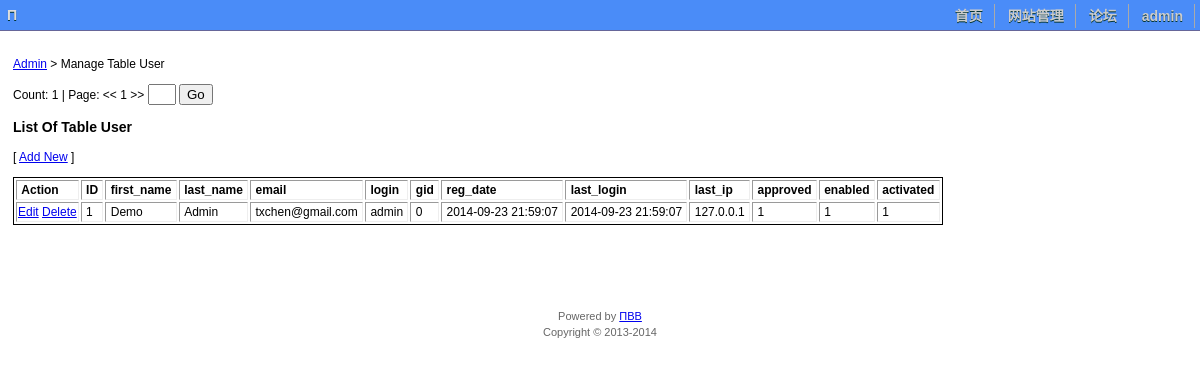
Page /admin/admin_list.php?tbl=User (signed in) on the committed database.
### tables this page shows
CREATE TABLE `User` (
  `ID` int(11) NOT NULL AUTO_INCREMENT,
  `first_name` varchar(50) NOT NULL,
  `last_name` varchar(50) NOT NULL,
  `email` varchar(100) NOT NULL,
  `login` varchar(50) NOT NULL,
  `passwd` varchar(32) NOT NULL,
  `note` varchar(50) DEFAULT '',
  `gid` int(11) NOT NULL DEFAULT '1',
  `reg_date` datetime NOT NULL,
  `last_login` datetime NOT NULL,
  `last_ip` varchar(20) NOT NULL,
  `approved` varchar(1) DEFAULT '1',
  `approve_date` datetime DEFAULT NULL,
  `enabled` varchar(1) DEFAULT '1',
  `activated` varchar(1) DEFAULT '1',
  `activation_code` varchar(50) DEFAULT NULL,
  `activation_date` datetime DEFAULT NULL,
  `bbs_score` int(11) DEFAULT '0',
  `bbs_new_count` int(11) DEFAULT '0',
  `bbs_reply_count` int(11) DEFAULT '0',
  `bbs_mark_count` int(11) DEFAULT '0',
  `bbs_digest_count` int(11) DEFAULT '0',
  `money` int(11) DEFAULT '0',
  PRIMARY KEY (`ID`),
  UNIQUE KEY `email` (`email`),
  UNIQUE KEY `login` (`login`)
);

### func/mobile.php (called while the page is built)
<?php
function isMobile() {
    return preg_match("/(android|avantgo|blackberry|bolt|boost|cricket|docomo|fone|hiptop|mini|mobi|palm|phone|pie|tablet|up\.browser|up\.link|webos|wos)/i", $_SERVER["HTTP_USER_AGENT"]);
}
?>

### conf/conf.php (called while the page is built, shortened)
<?php
$_LANG = "cn";
?>

### menu/menu.php (called while the page is built)
<?php
include_once("menu_new.php");
?>

### func/db.php (called while the page is built, shortened)
<?php
function getScalar($query, $col = '') {
    global $link;
    $db_is_open = ($link != '');
    $result = mysql_query($query, $link);
    if (mysql_num_rows($result) == 0) {
        $v = "";
    } else {
        $info = mysql_fetch_array($result);
        $v = ($col == '') ? $info[0] : $info[$col];
    }
    return $v;
}
function executeScalar($query, $col = '') {
    return getScalar($query, $col);
}
?>

### imail/imail_func.php (called while the page is built, shortened)
<?php
function getUnReadEmails($user_id) {
    $sql = "SELECT count(*) FROM IMailRecv WHERE recv_state = '6' AND fk_recver_id = " . db_encode($user_id);
    $ct = executeScalar($sql);
    if ($ct == 0) { return ""; }
}
?>

### func/util.php (called while the page is built, shortened)
<?php
function U_REQUEST($v, $default_val = '') {
    if (! isset($_REQUEST[$v])) return $default_val;
    return trim( $_REQUEST[$v] );
}
function U_REQUEST_INT($v) {
    $v = U_REQUEST($v);
    if (! myIsInt($v)) $v = 0;
    return $v;
}
function myIsInt ($x) {
    return (is_numeric($x) ? intval($x) == $x : false);
}
?>

### func/Cls_DBTable.php (the view, shortened to what this page needs)
<?php
require_once("../func/db.php");
require_once("../func/util.php");
include_once("../func/ClsPage.php");
class Cls_DBTable {
    private $tbl_name;
    private $tbl_pk;
    function __construct($tbl_name, $tbl_pk, $cols_pwd = array(),
                         $cols_default = array(), $cols_hidden = array()) {
        $this->tbl_name = $tbl_name;
        $this->tbl_pk   = $tbl_pk;
    }
    public function manage_table_by_page($tbl_name, $title, $fields = "*", $order = "DESC", $doManage = 0, $PAGE_SIZE = 100) {
        $query = "SELECT COUNT(*) AS ct FROM $tbl_name";
        $ct = executeScalar($query);
        $cls_page = new ClsPage($ct, U_REQUEST_INT('p'), $PAGE_SIZE, 10, "p");
        print $cls_page->writeNavBar();
        $PAGE_START = $cls_page->getStart() - 1;
        $query = "SELECT $fields FROM $tbl_name ORDER BY $this->tbl_pk $order LIMIT $PAGE_START, $PAGE_SIZE";
        print $this->getDBTableAsHtmlTable($query, $title, $doManage);
    }
    public function getDBTableAsHtmlTable($query, $title, $doManage = 0) {
        global $link;
        $result = mysql_query($query, $link);
        $s = "";
        if (mysql_num_rows($result) == 0) {
            $addNew = ($doManage & 1) ? " [ <a href='admin_tbl_add.php?tbl=$this->tbl_name'>Add New</a> ]" : "";
            $s = "<h3>$title</h3>$addNew<p><font color='green'>This table is empty</font></p>";
        } else {
            $info = mysql_fetch_array($result);
            $s .= $this->writeHdr($info, $doManage);
            $s .= $this->writeRow($info, $doManage);
            $addNew = ($doManage & 1) ? " [ <a href='admin_tbl_add.php?tbl=$this->tbl_name'>Add New</a> ]" : "";
            $style = "border: 1px solid;";
            $s = "<h3>$title</h3>$addNew<p><table border='1' style='$style' class='sortable'>$s</table></p>";
        }
        return $s;
    }
    private function writeHdr($a, $doManage) {
        $i = 0;
        $s = "";
        if ($doManage & 2 || $doManage & 4) $s .= "<td><b>&nbsp;Action&nbsp;</b></td>";
        foreach ($a as $key => $value) {
            ++ $i;
            if ($i % 2 == 0) $s .= "<th><b>&nbsp;$key&nbsp;</b></th>";
        }
        return "<thead><tr>$s</tr></thead>";
    }
    private function writeRow($a, $doManage) {
        $ct = count($a);
        $s = "";
        if ($doManage & 2 || $doManage & 4) {
            $pk = $a[$this->tbl_pk];
            if ($doManage & 2) {
                $s .= "<td><a href='admin_tbl_edit.php?tbl=$this->tbl_name&pk=$pk'>Edit</a> ";
            }
            if ($doManage & 4) {
                $s .= "<a href='#', onclick='javascript:tbl_del(\"$this->tbl_name\", $pk);'>Delete</a></td>";
            }
        }
        for ($i = 0; $i < $ct; $i += 2) {
            $idx = $i / 2;
            $s .= "<td>&nbsp;$a[$idx]&nbsp;</td>";
        }
        $s = "<tr>$s</tr>";
        return $s;
    }
}
?>

### theme/header.php (shortened to what this page needs)
<?php
require_once("themes.php");
?>
<!DOCTYPE html>
<html>
<head>
<?php print getThemeCss(); ?>
</head>
<body>
<?php
$root_path = "..";
include_once("../menu/menu.php");
?>
<center>
<?php
if (isset($div_main_id) && $div_main_id != "") {
    print "<div id=\"$div_main_id\">";
} else { ?>
<div id="main_panel">
<div id="main">
<?php } ?>

### theme/themes.php (shortened to what this page needs)
<?php
require_once("../func/mobile.php");
$theme = "blue";
function getThemeCss() {
    global $theme, $custom_header;
    $site_css = isMobile() ? "site_mobile.css" : "site.css";
    $style = <<<EOF
<link type="text/css" rel="stylesheet" href="../css/menu.css" />
<link type="text/css" rel="stylesheet" href="../css/$site_css" />
EOF;
    if (isset($custom_header)) { $style .= $custom_header; }
    $style = str_replace("/css/", "/css/$theme/", $style);
    return $style;
}
?>

### menu/terms_menu_new.php (shortened to what this page needs)
<?php
if ($_LANG == "cn") {
    $T_logo = "<span title='Powered by &Pi;BB'>&Pi;</span>";
    $T_admin = "网站管理";
    $T_homepage = "&#39318;&#39029;";
    $T_home = "&#35770;&#22363;";
}
?>

### menu/menu_new.php (shortened to what this page needs)
<?php
include_once("$root_path/func/setting.php");
include_once("terms_menu_new.php");
require_once("$root_path/func/mobile.php");
require_once("$root_path/func/db.php");
require_once("$root_path/imail/imail_func.php");
?>
<table id="hdrBar">
<tr>
<td class="hdrBarLogo">&nbsp;<?php print $T_logo; ?></td>
<?php getUnreadIMail_menu(); ?>
<td style="align: right;">
<?php
$board_manage_link = "";
if (isABoardManager()) {
    $board_manage_link = <<<EOF
    <li class="topline"><a href="$root_path/boardmanage/" class="menulink">$T_manage_board</a></li>
EOF;
}
$admin_menu = "";
$admin_menu_sub = "";
if ( isset($_SESSION["role"]) && $_SESSION["role"] == "admin" ) {
    $admin_menu_sub = <<<EOF
<li><a href="$root_path/admin" class="menulink">$T_admin</a></li>
EOF;
    $admin_funcs = getAdminFuncs();
    $admin_menu = <<<EOF
<li class="desktop"><a href="$root_path/admin" class="menulink">$T_admin</a>$admin_funcs</li>
EOF;
}
$imail_menu = "";
if ($_USE_IMAIL) {
    $imail_menu = <<<EOF
    <li class="topline"><a href="$root_path/imail/" class="menulink">$T_imail</a></li>
EOF;
}
if ( isLoggedIn() ) {
    $user_menu = <<<EOF
<li><a href="#" class="menulink">$_SESSION[username]</a>
    <ul>
    <li class="topline"><a href="$root_path/profile" class="menulink">$T_profile</a></li>
    <li class="topline"><a href="$root_path/profile/avatar.php" class="menulink">$T_avatar</a></li>
$imail_menu
$board_manage_link
$admin_menu_sub
    <li><a href="$root_path/logout" class="menulink">$T_logout</a></li>
    </ul>
</li>
EOF;
}
$home_menu = "";
if ( isLoggedIn() ) {
    $home_menu = <<<EOF
<ul>
  <li class="topline"><a href="$root_path/users" class="menulink">$T_user_list</a></li>
</ul>
EOF;
}
$contact_us = "";
$s = <<<EOF
<div id='menuDIV' style="display: inline;">
<ul class='menu' id='menu' >
$user_menu
<!--
<li><a href="$root_path/about" class="menulink">$T_about</a>
<ul>
  <li class="topline"><a href="$root_path/help" class="menulink">$T_help</a></li>
  $contact_us
</ul>
-->
</li>
<li><a href="$root_path/bbs" class="menulink">$T_home</a>
$home_menu
</li>
$admin_menu
<li><a href="../" class="menulink">$T_homepage</a></li>
</ul>
</div>
<script type='text/javascript'> var menu=new menu.dd('menu');   menu.init('menu','menuhover');</script>
EOF;
    print $s;
?>
</td>
</tr>
</table>
<?php
function isLoggedIn() {
    return isset($_SESSION["username"]) && $_SESSION["username"] != "";
}
function isABoardManager() {
    return isset($_SESSION['bbs_role']) && $_SESSION['bbs_role'] != "";
}
function getAdminFuncs() {
    global $root_path;
    $s = <<<EOF
<ul class='menu2'>
  <li class="topline"><a href="$root_path/admin/admin_list.php?tbl=User" class="menulink2">User Table</a></li>
  <li><a href="$root_path/admin/admin_list.php?tbl=UserGroup" class="menulink">UserGroup Table</a></li>
  <li><a href="$root_path/admin/admin_list.php?tbl=code_register" class="menulink">Reg. Code Table</a></li>
  <li><a href="$root_path/admin/admin_list.php?tbl=BBS_BoardList" class="menulink">BBS Boards Table</a></li>
  <li><a href="$root_path/admin/admin_list.php?tbl=v_log_site" class="menulink2">Site Log View</a></li>
  <li><a href="$root_path/admin/backup_db.php" class="menulink2">Backup DB</a></li>
  <li><a href="$root_path/admin/gen_reg_code.php" class="menulink">Generate Reg. Code</a></li>
  <li><a href="$root_path/admin/report_reg_code.php" class="menulink">Reg. Code Report</a></li>
  <li><a href="$root_path/admin/report_site_activity.php" class="menulink">Site Activity Report</a></li>
</ul>
EOF;
    return $s;
}
function getUnreadIMail_menu() {
    global $_USE_IMAIL, $root_path;
    if ($_USE_IMAIL && isset($_SESSION['ID'])) {
        $unread_imail = getUnReadEmails($_SESSION['ID']);
    }
}
?>

### admin/admin_list.php (shortened to what this page needs)
<?php
require_once("../func/db.php");
require_once("../func/Cls_DBTable.php");
$tbl = trim( $_REQUEST['tbl'] );
$tbl_uc1 = ucfirst($tbl);
$custom_header = <<<EOF
<script type="text/javascript" src="../func/ClsPage.js"></script>
<script type="text/javascript" src="../oj/js/jquery.tablesorter.min.js"></script>
<script type="text/javascript"> $(document).ready(function() { $(".sortable").tablesorter(); } ); </script>
EOF;
$div_main_id = "main_full_width";
include("../theme/header.php");
?>
<table width="100%"><tr><td>
<P><a href="./">Admin</a> &gt; Manage Table <?php echo $tbl_uc1; ?></P>
<?php
$cls_tbl = new Cls_DBTable($tbl, "ID");
$fields = "*";
$order = "DESC";
$doManage = 0;
$PAGE_SIZE = 100;
$cls_tbl->manage_table_by_page($tbl, "List Of Table $tbl_uc1", $fields, $order, $doManage, $PAGE_SIZE);
print "</td></tr></table>";
include("../theme/footer.php");
?>

### func/ClsPage.php (shortened to what this page needs)
<?php
class ClsPage {
    private $pageSize;
    private $pageButtonCount;
    private $totalCount;
    private $pageCount;
    private $currentPage;
    private $BaseUrl;
    private $showTotal;
    private $showGoToPage;
    private $param_page;
    private $LANG;
    public function __construct($totalCount, $curPage, $pageSize=20, $pageButtonCount=10, $pg="p", $lang = "en") {
        $this->pageSize = $pageSize;
        $this->pageButtonCount = $pageButtonCount;
        $this->totalCount = $totalCount;
        $this->pageCount = ceil($totalCount / $this->pageSize);
        $this->currentPage = $curPage;
        $baseUrl = $_SERVER['PHP_SELF'] . "?" . $_SERVER['QUERY_STRING'];
        if (preg_match("#$pg=[0-9]*$#", $baseUrl) > 0) {
          $this->BaseUrl = preg_replace("#$pg=[0-9]*$#", "", $baseUrl) . "$pg=";
        } else if ( empty($_SERVER['QUERY_STRING']) ) {
          $this->BaseUrl = $baseUrl . "$pg=";
        } else {
          $this->BaseUrl = $baseUrl . "&$pg=";
        }
        $this->showTotal = true;
        $this->showGoToPage = true;
        $this->param_page = $pg;
        $this->LANG = $lang;
    }
    public function getStart() { return $this->currentPage * $this->pageSize + 1; }
    public function showGotoPage() {
        if ($this->LANG == "cn") {
            $txt_title = "输入前往的页数";
            $btn_value = "前往";
            $btn_title = "点击前往指定页";
        } else {
            $txt_title = "The page to go to";
            $btn_value = "Go";
            $btn_title = "Click to go to specified page";
        }
        $s = <<<EOF
 <input type='text' id='gotoPage' name='gotoPage' value='' style='width:20px;' maxlength='10' title='$txt_title'>
<input type='button' name='btnGoto' value='$btn_value' onclick="javascript: jumpToTopic($this->pageCount, '$this->param_page');" title='$btn_title'>
EOF;
        return $s;
    }
    function writeNavBar($T_page = "Page", $T_count = "Count") {
        $PageCount = $this->pageCount;
        $CurrentPageIndex = $this->currentPage;
        $PageButtonCount = $this->pageButtonCount;
        $baseUrl = $this->BaseUrl;
        $DEBUG = 0;
        $lblNext = "&gt;&gt;";
        $lblPrev = "&lt;&lt;";
        $s = "$T_page: ";
        $startPage = (floor(($CurrentPageIndex)/$PageButtonCount) * $PageButtonCount);
        $tmp = $PageCount - $PageButtonCount;
        if ($CurrentPageIndex == 0) { $s .= $lblPrev . " "; }
        else
        {
            $j = $CurrentPageIndex - 1;
            $s .= "<a href=\"" . $baseUrl . $j . "\">" . $lblPrev . "</a> ";
        }
        for ($i = $startPage, $len = min($PageCount, $startPage + $PageButtonCount); $i < $len; ++ $i) {
            if ($i == $CurrentPageIndex) { $s .= " " . (1 + $i); }
            else { $s .= " <a href='" . $baseUrl . $i . "'>". (1 + $i) . "</a>"; }
        }
        if ($CurrentPageIndex >= $PageCount - 1) { $s .= " " . $lblNext; }
        else
        {
            $j = $CurrentPageIndex + 1;
            $s .= " <a href=\"" . $baseUrl . $j . "\">" . $lblNext . "</a>";
        }
        if ($this->showTotal) { $s = "$T_count: $this->totalCount | $s"; }
        if ($this->showGoToPage) { $s .= $this->showGotoPage(); }
        return $s;
    }
}
?>

### theme/footer.php (shortened to what this page needs)
<?php
if (isset($div_main_id) && $div_main_id != "") {
    print "</div> ";
} else { ?>
</div>
</div>
<?php } ?>
</center>
<p><br></p>
<p><br></p>
<div class="footer">
<p>Powered by <a href="../about/">&Pi;BB</a> <br/>Copyright &copy; 2013-2014</p>
</div>
</body>
</html>

### css/blue/menu.css (style rules this page uses)
ul.menu { list-style:none; margin:0; padding:0 }
ul.menu * { margin:0; padding:0 }
ul.menu a { display:block; color: #ccc ; text-decoration:none }
ul.menu li { position:relative; float:right; margin-right:2px; text-align: right; }
ul.menu .menulink { border-right:1px solid #aaa; padding:4px 11px 4px; font-weight:bold; }
div#menuDIV { height: 25px; font: normal 14px ; font-weight: bold; vertical-align: middle; align: right; }
#hdrBar { font-size: 14px; font-weight: bold; color: #ddd ; text-shadow: 0px 1px #003333; background-color: #4A8CF8 ; width: 100%; border-bottom: solid 1px #666699; }
#hdrBar tr td { border: 0px solid; black; }
td.hdrBarLogo { width: 50px; }

### css/blue/site.css (style rules this page uses)
body { margin: 0px 0px 0px 0px; font-family: Verdana, Arial, Helvetica, sans-serif; font-size: 12px; line-height: 16px; }
table { text-align: left; }
#main_full_width { margin-left: 10px; margin-right: 10px; margin-top: 10px; margin-bottom: 10px; border: 0px solid black; }
div.footer { text-align: center; font-size: 11px; color:#666; }

### rows in the picture
user: ID "1", first_name "Demo", last_name "Admin", email "txchen@gmail.com", login "admin", gid "0", reg_date "2014-09-23 21:59:07", last_login "2014-09-23 21:59:07", last_ip "127.0.0.1", approved "1", enabled "1", activated "1"

### other values in the picture
$_SESSION[username] "admin"
$T_home "论坛"
$T_admin "网站管理"
$T_homepage "首页"
$tbl_uc1 "User"
$cls_page->writeNavBar() "Count: 1 | Page:"
$title "List Of Table User"
$key "ID"
$key "first_name"
$key "last_name"
$key "email"
$key "login"
$key "gid"
$key "reg_date"
$key "last_login"
